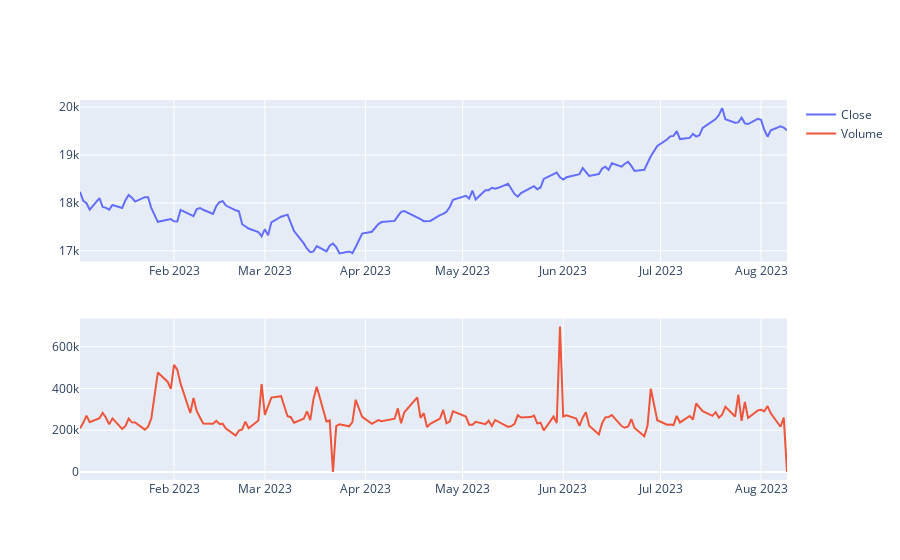

Notebook code cell kept with this figure:
### Code cell
from plotly.subplots import make_subplots

fig = make_subplots(rows=2, cols=1)

fig.append_trace(go.Scatter(x=new_df.index,y=new_df.Close,name="Close"), row=1, col=1)

fig.append_trace(go.Scatter(x=new_df.index,y=new_df.Volume,name="Volume"), row=2, col=1)

fig.show()

### Figure 1 — Plotly figure (JSON) as saved in the notebook; plotly's stock layout.template omitted (floating-point values rounded to 4 significant figures; data arrays with more than 128 entries replaced by an {"elided": "..."} marker saying what was removed)
{"data": [{"name": "Close", "type": "scatter", "x": {"elided": "149 str values"}, "xaxis": "x", "y": {"elided": "149 float values"}, "yaxis": "y"}, {"name": "Volume", "type": "scatter", "x": {"elided": "149 str values"}, "xaxis": "x2", "y": {"elided": "149 int values"}, "yaxis": "y2"}], "layout": {"xaxis": {"anchor": "y", "domain": [0, 1]}, "xaxis2": {"anchor": "y2", "domain": [0, 1]}, "yaxis": {"anchor": "x", "domain": [0.575, 1]}, "yaxis2": {"anchor": "x2", "domain": [0, 0.425]}}}
